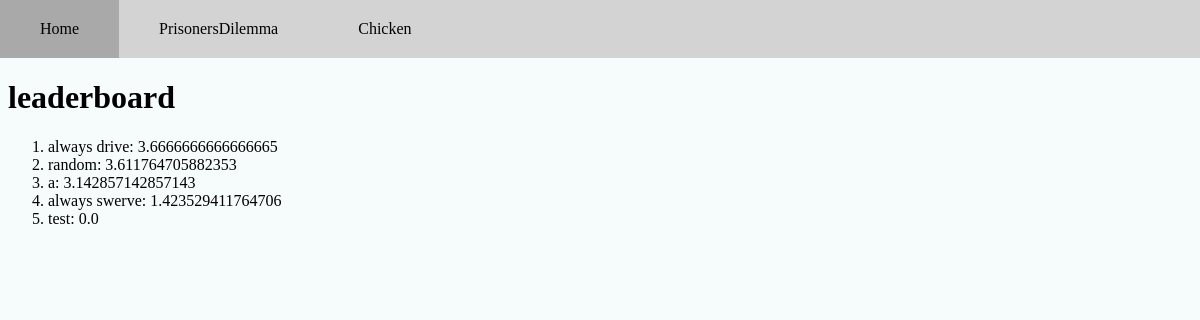
Screenshot of /games/leaderboard/2 with the database file from the repository.
### games/models.py (models this page shows, shortened)
class Player(models.Model):
    name = models.TextField(max_length=100, default="default")
    user = models.ForeignKey(User, related_name="players", on_delete=models.CASCADE)
    strategy = models.TextField(default="default")
    points = models.IntegerField(default=0)
    rounds_played = models.IntegerField(default=0)
    points_per_round = models.FloatField(default=0)
    game = models.ForeignKey(Game, related_name= 'players', on_delete=models.CASCADE)

### games/views.py (the view)
# urls.py: path("leaderboard/<int:game_id>", views.leaderboard, name="leaderboard"),
def leaderboard(request, game_id):
    game = Game.objects.get(pk=game_id)
    players = game.players.order_by("-points_per_round")
    context = {"game": game,
               "players":players}
    return render(request, "games/leaderboard.html", context)

### games/templates/games/leaderboard.html (shortened to what this page needs)
{% extends 'registration/base.html' %}
{% block content %}
<h1>leaderboard</h1>
<ol>
    {% for player in players %}
        <li>{{player.name}}: {{player.points_per_round}}</li>
    {% endfor %}
</ol>
{% endblock %}

### prisonersDilemnaWeb/static/css/style.css (style rules this page uses)
body { margin: 0; background-color: #f6fbfb; }

### rows the page displays
Player: name "always drive", points_per_round "3.6666666666666665"
Player: name "random", points_per_round "3.611764705882353"
Player: name "a", points_per_round "3.142857142857143"
Player: name "always swerve", points_per_round "1.423529411764706"
Player: name "test", points_per_round "0.0"
